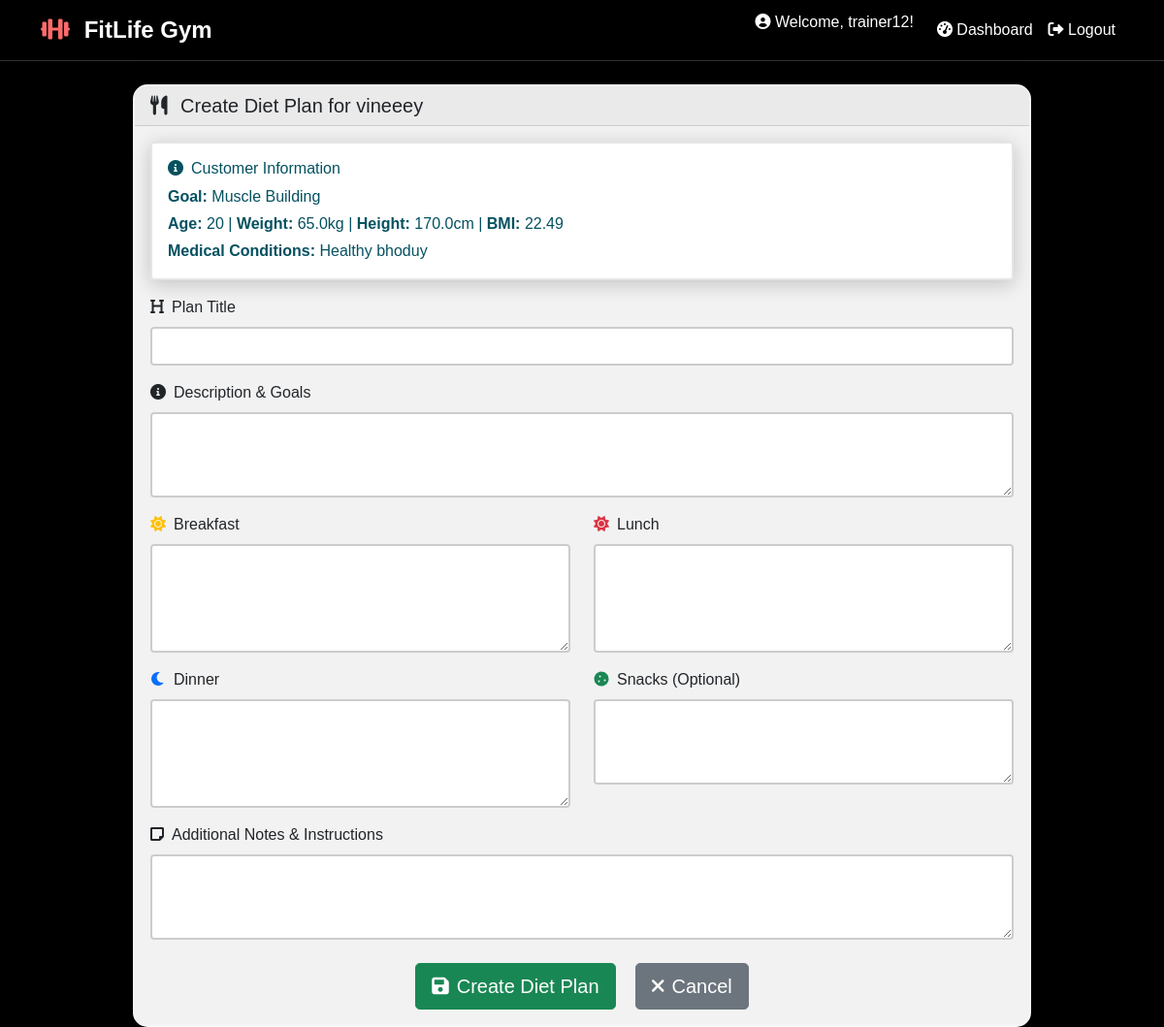
Screenshot of /dashboard/create-diet-plan/1/ (signed in) with the database file from the repository.
### accounts/models.py (models this page shows, shortened)
class CustomerProfile(models.Model):
    GOAL_CHOICES = [
        ('weight_loss', 'Weight Loss'),
        ('weight_gain', 'Weight Gain'),
        ('muscle_building', 'Muscle Building'),
        ('fitness', 'General Fitness'),
        ('strength', 'Strength Training'),
    ]
    user_profile = models.OneToOneField(UserProfile, on_delete=models.CASCADE)
    age = models.IntegerField()
    height = models.FloatField(help_text="Height in cm")
    weight = models.FloatField(help_text="Weight in kg")
    diseases = models.TextField(blank=True, help_text="Any medical conditions or diseases")
    goal = models.CharField(max_length=20, choices=GOAL_CHOICES)
    trainer = models.ForeignKey(UserProfile, on_delete=models.SET_NULL, null=True, blank=True,
                                related_name='assigned_customers', limit_choices_to={'user_type': 'trainer'})
    @property
    def bmi(self):
        height_m = self.height / 100
        return round(self.weight / (height_m ** 2), 2)

class UserProfile(models.Model):
    USER_TYPE_CHOICES = [
        ('customer', 'Customer'),
        ('trainer', 'Trainer'),
    ]
    user = models.OneToOneField(User, on_delete=models.CASCADE)
    user_type = models.CharField(max_length=10, choices=USER_TYPE_CHOICES)
    phone = models.CharField(max_length=15, blank=True)
    profile_image = models.ImageField(upload_to='profiles/', blank=True, null=True)
    created_at = models.DateTimeField(auto_now_add=True)

### dashboard/views.py (the view)
# urls.py: path('create-diet-plan/<int:customer_id>/', views.create_diet_plan, name='create_diet_plan'),
@login_required
def create_diet_plan(request, customer_id):
    trainer_profile = get_object_or_404(UserProfile, user=request.user, user_type='trainer')
    customer_profile = get_object_or_404(CustomerProfile, id=customer_id)
    if request.method == 'POST':
        form = DietPlanForm(request.POST)
        if form.is_valid():
            diet_plan = form.save(commit=False)
            diet_plan.customer = customer_profile
            diet_plan.trainer = trainer_profile
            diet_plan.save()
            messages.success(request, 'Diet plan created successfully!')
            return redirect('dashboard:customer_detail', customer_id=customer_id)
    else:
        form = DietPlanForm()
    context = {
        'form': form,
        'customer': customer_profile
    }
    return render(request, 'dashboard/create_diet_plan.html', context)

### accounts/forms.py
class DietPlanForm(forms.ModelForm):
    class Meta:
        model = DietPlan
        fields = ['title', 'description', 'breakfast', 'lunch', 'dinner', 'snacks', 'notes']
        widgets = {
            'title': forms.TextInput(attrs={'class': 'form-control'}),
            'description': forms.Textarea(attrs={'class': 'form-control', 'rows': 3}),
            'breakfast': forms.Textarea(attrs={'class': 'form-control', 'rows': 4}),
            'lunch': forms.Textarea(attrs={'class': 'form-control', 'rows': 4}),
            'dinner': forms.Textarea(attrs={'class': 'form-control', 'rows': 4}),
            'snacks': forms.Textarea(attrs={'class': 'form-control', 'rows': 3}),
            'notes': forms.Textarea(attrs={'class': 'form-control', 'rows': 3}),
        }

### templates/dashboard/create_diet_plan.html (shortened to what this page needs)
{% extends 'base.html' %}
{% block content %}
<div class="row justify-content-center">
    <div class="col-md-10">
        <div class="card">
            <div class="card-header">
                <h5 class="mb-0">
                    <i class="fas fa-utensils me-2"></i>
                    Create Diet Plan for {{ customer.user_profile.user.get_full_name|default:customer.user_profile.user.username }}
                </h5>
            </div>
            <div class="card-body">
                <div class="alert alert-info">
                    <div class="row">
                        <div class="col-md-8">
                            <h6><i class="fas fa-info-circle me-2"></i>Customer Information</h6>
                            <p class="mb-1"><strong>Goal:</strong> {{ customer.get_goal_display }}</p>
                            <p class="mb-1"><strong>Age:</strong> {{ customer.age }} | <strong>Weight:</strong> {{ customer.weight }}kg | <strong>Height:</strong> {{ customer.height }}cm | <strong>BMI:</strong> {{ customer.bmi }}</p>
                            {% if customer.diseases %}
                                <p class="mb-0"><strong>Medical Conditions:</strong> {{ customer.diseases }}</p>
                            {% endif %}
                        </div>
                    </div>
                </div>
                <form method="post">
                    <div class="row mb-3">
                        <div class="col-md-12">
                            <label for="id_title" class="form-label">
                                <i class="fas fa-heading me-2"></i>Plan Title
                            </label>
                            {{ form.title }}
                        </div>
                    </div>
                    <div class="row mb-3">
                        <div class="col-md-12">
                            <label for="id_description" class="form-label">
                                <i class="fas fa-info-circle me-2"></i>Description & Goals
                            </label>
                            {{ form.description }}
                        </div>
                    </div>
                    <div class="row mb-3">
                        <div class="col-md-6">
                            <label for="id_breakfast" class="form-label">
                                <i class="fas fa-sun text-warning me-2"></i>Breakfast
                            </label>
                            {{ form.breakfast }}
                        </div>
                        <div class="col-md-6">
                            <label for="id_lunch" class="form-label">
                                <i class="fas fa-sun text-danger me-2"></i>Lunch
                            </label>
                            {{ form.lunch }}
                        </div>
                    </div>
                    <div class="row mb-3">
                        <div class="col-md-6">
                            <label for="id_dinner" class="form-label">
                                <i class="fas fa-moon text-primary me-2"></i>Dinner
                            </label>
                            {{ form.dinner }}
                        </div>
                        <div class="col-md-6">
                            <label for="id_snacks" class="form-label">
                                <i class="fas fa-cookie text-success me-2"></i>Snacks (Optional)
                            </label>
                            {{ form.snacks }}
                        </div>
                    </div>
                    <div class="row mb-4">
                        <div class="col-md-12">
                            <label for="id_notes" class="form-label">
                                <i class="fas fa-sticky-note me-2"></i>Additional Notes & Instructions
                            </label>
                            {{ form.notes }}
                        </div>
                    </div>
                    <div class="row">
                        <div class="col-md-12 text-center">
                            <button type="submit" class="btn btn-success btn-lg me-3">
                                <i class="fas fa-save me-2"></i>Create Diet Plan
                            </button>
                            <a href="{% url 'dashboard:customer_detail' customer.id %}" class="btn btn-secondary btn-lg">
                                <i class="fas fa-times me-2"></i>Cancel
                            </a>
                        </div>
                    </div>
                </form>
            </div>
        </div>
    </div>
</div>
{% endblock %}

### templates/base.html (shortened to what this page needs)
<!DOCTYPE html>
<html lang="en">
<head>
    <link href="https://cdn.jsdelivr.net/npm/bootstrap@5.1.3/dist/css/bootstrap.min.css" rel="stylesheet">
    <link href="https://cdnjs.cloudflare.com/ajax/libs/font-awesome/6.0.0/css/all.min.css" rel="stylesheet">
</head>
<body>
    <div class="slideshow-container">
    </div>
    <div class="content-overlay" id="contentOverlay">
        <nav class="navbar navbar-expand-lg navbar-dark">
            <div class="container">
                <a class="navbar-brand text-white-shadow" href="{% url 'dashboard:home' %}">
                    <i class="fas fa-dumbbell gym-icon me-2"></i>
                    <strong>FitLife Gym</strong>
                </a>
                <div class="collapse navbar-collapse" id="navbarNav">
                    <ul class="navbar-nav ms-auto">
                        {% if user.is_authenticated %}
                            <li class="nav-item">
                                <span class="navbar-text me-3 text-white-shadow">
                                    <i class="fas fa-user-circle"></i>
                                    Welcome, {{ user.username }}!
                                </span>
                            </li>
                            <li class="nav-item">
                                <a class="nav-link text-white-shadow" href="{% url 'dashboard:home' %}">
                                    <i class="fas fa-tachometer-alt"></i> Dashboard
                                </a>
                            </li>
                            <li class="nav-item">
                                <a class="nav-link text-white-shadow" href="{% url 'accounts:logout' %}">
                                    <i class="fas fa-sign-out-alt"></i> Logout
                                </a>
                            </li>
                        {% else %}
                            <li class="nav-item">
                                <a class="nav-link text-white-shadow" href="{% url 'accounts:login' %}">
                                    <i class="fas fa-sign-in-alt"></i> Login
                                </a>
                            </li>
                        {% endif %}
                    </ul>
                </div>
            </div>
        </nav>
        <div class="container mt-4">
            {% block content %}
            {% endblock %}
        </div>
    </div>
</body>
</html>

### templates/base.html (style rules this page uses)
body { font-family: 'Arial', sans-serif; background: #000; min-height: 100vh; margin: 0; padding: 0; }
.slideshow-container { position: fixed; top: 0; left: 0; width: 100%; height: 100%; z-index: -1; overflow: hidden; }
.content-overlay { position: relative; z-index: 1; background: rgba(0, 0, 0, 0.1); min-height: 100vh; backdrop-filter: none; }
.navbar { background: rgba(0, 0, 0, 0.85) !important; backdrop-filter: blur(5px); border-bottom: 1px solid rgba(255, 255, 255, 0.2); box-shadow: 0 2px 10px rgba(0, 0, 0, 0.3); }
.card { background: rgba(255, 255, 255, 0.95) !important; backdrop-filter: blur(10px); border: 2px solid rgba(255, 255, 255, 0.4); box-shadow: 0 8px 32px rgba(0, 0, 0, 0.4); border-radius: 15px; }
.gym-icon { color: #ff6b6b; animation: pulse 2s infinite; filter: drop-shadow(3px 3px 6px rgba(0, 0, 0, 0.6)); }
.text-white-shadow { text-shadow: 2px 2px 4px rgba(0, 0, 0, 0.8), 0 0 10px rgba(0, 0, 0, 0.5); color: white !important; }
.navbar-brand { text-shadow: 3px 3px 6px rgba(0, 0, 0, 0.8); font-size: 1.5rem; font-weight: bold; }
.nav-link { text-shadow: 2px 2px 4px rgba(0, 0, 0, 0.6); font-weight: 500; }
.alert { background: rgba(255, 255, 255, 0.95) !important; backdrop-filter: blur(10px); border: 2px solid rgba(0, 0, 0, 0.1); box-shadow: 0 4px 20px rgba(0, 0, 0, 0.2); }
.form-control, .form-select { background: rgba(255, 255, 255, 0.95) !important; border: 2px solid rgba(0, 0, 0, 0.2); backdrop-filter: blur(5px); }
.container { position: relative; z-index: 2; }

### rows the page displays
CustomerProfile: user_profile.user.get_full_name "vineeey", goal "Muscle Building", age "20", weight "65.0", height "170.0", bmi "22.49", diseases "Healthy bhoduy"

### other values shown
{{ user.username }} "trainer12"
